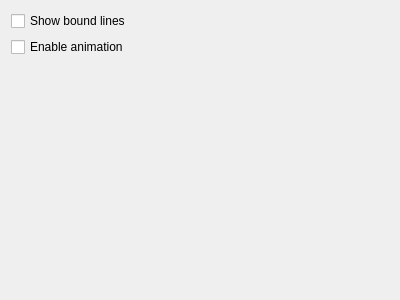
<ui version="4.0" >
 <class>GameConfig</class>
 <widget class="QWidget" name="GameConfig" >
  <property name="geometry" >
   <rect>
    <x>0</x>
    <y>0</y>
    <width>400</width>
    <height>300</height>
   </rect>
  </property>
  <layout class="QVBoxLayout" >
   <item>
    <widget class="QCheckBox" name="kcfg_ShowBoundLines" >
     <property name="whatsThis" >
      <string>Show bound lines</string>
     </property>
     <property name="text" >
      <string>Show bound lines</string>
     </property>
    </widget>
   </item>
   <item>
    <widget class="QCheckBox" name="kcfg_EnableAnimation" >
     <property name="whatsThis" >
      <string>Enable animation</string>
     </property>
     <property name="text" >
      <string>Enable animation</string>
     </property>
    </widget>
   </item>
   <item>
    <spacer>
     <property name="orientation" >
      <enum>Qt::Vertical</enum>
     </property>
     <property name="sizeHint" >
      <size>
       <width>20</width>
       <height>40</height>
      </size>
     </property>
    </spacer>
   </item>
  </layout>
 </widget>
 <resources/>
 <connections/>
</ui>
